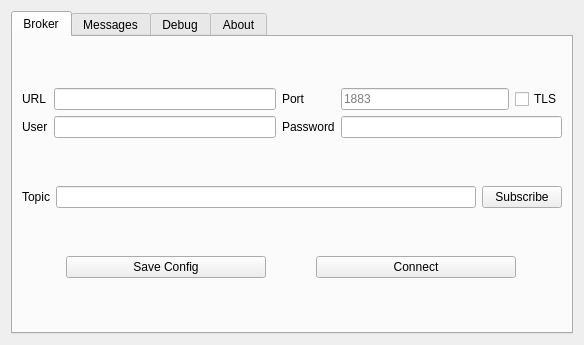
<?xml version="1.0" encoding="UTF-8"?>
<ui version="4.0">
 <class>Form</class>
 <widget class="QWidget" name="Form">
  <property name="geometry">
   <rect>
    <x>0</x>
    <y>0</y>
    <width>578</width>
    <height>345</height>
   </rect>
  </property>
  <property name="windowTitle">
   <string>MXTT</string>
  </property>
  <layout class="QVBoxLayout" name="verticalLayout">
   <item>
    <widget class="QTabWidget" name="tab_broker">
     <property name="currentIndex">
      <number>0</number>
     </property>
     <widget class="QWidget" name="tab_2">
      <attribute name="title">
       <string>Broker</string>
      </attribute>
      <layout class="QVBoxLayout" name="verticalLayout_2">
       <item>
        <layout class="QGridLayout" name="gridLayout">
         <item row="0" column="3">
          <layout class="QHBoxLayout" name="horizontalLayout_3">
           <item>
            <widget class="QLineEdit" name="input_port">
             <property name="maximumSize">
              <size>
               <width>16777215</width>
               <height>16777215</height>
              </size>
             </property>
             <property name="maxLength">
              <number>50</number>
             </property>
             <property name="placeholderText">
              <string>1883</string>
             </property>
            </widget>
           </item>
           <item>
            <widget class="QCheckBox" name="check_tls">
             <property name="maximumSize">
              <size>
               <width>16777215</width>
               <height>16777215</height>
              </size>
             </property>
             <property name="text">
              <string>TLS</string>
             </property>
            </widget>
           </item>
          </layout>
         </item>
         <item row="1" column="0">
          <widget class="QLabel" name="label_3">
           <property name="text">
            <string>User</string>
           </property>
          </widget>
         </item>
         <item row="0" column="0">
          <widget class="QLabel" name="label">
           <property name="text">
            <string>URL</string>
           </property>
          </widget>
         </item>
         <item row="1" column="3">
          <widget class="QLineEdit" name="input_password">
           <property name="maxLength">
            <number>50</number>
           </property>
           <property name="frame">
            <bool>true</bool>
           </property>
           <property name="echoMode">
            <enum>QLineEdit::Password</enum>
           </property>
          </widget>
         </item>
         <item row="1" column="1">
          <widget class="QLineEdit" name="input_user">
           <property name="maxLength">
            <number>50</number>
           </property>
          </widget>
         </item>
         <item row="0" column="2">
          <widget class="QLabel" name="label_2">
           <property name="text">
            <string>Port</string>
           </property>
          </widget>
         </item>
         <item row="1" column="2">
          <widget class="QLabel" name="label_4">
           <property name="text">
            <string>Password</string>
           </property>
          </widget>
         </item>
         <item row="0" column="1">
          <widget class="QLineEdit" name="input_url">
           <property name="maxLength">
            <number>100</number>
           </property>
           <property name="clearButtonEnabled">
            <bool>false</bool>
           </property>
          </widget>
         </item>
        </layout>
       </item>
       <item>
        <layout class="QHBoxLayout" name="horizontalLayout_4">
         <item>
          <widget class="QLabel" name="label_5">
           <property name="text">
            <string>Topic</string>
           </property>
          </widget>
         </item>
         <item>
          <widget class="QLineEdit" name="input_topic_1"/>
         </item>
         <item>
          <widget class="QPushButton" name="pb_subscribe">
           <property name="text">
            <string>Subscribe</string>
           </property>
          </widget>
         </item>
        </layout>
       </item>
       <item>
        <layout class="QHBoxLayout" name="horizontalLayout">
         <item>
          <widget class="QPushButton" name="pb_config_save">
           <property name="maximumSize">
            <size>
             <width>200</width>
             <height>16777215</height>
            </size>
           </property>
           <property name="text">
            <string>Save Config</string>
           </property>
          </widget>
         </item>
         <item>
          <widget class="QPushButton" name="pb_connect">
           <property name="maximumSize">
            <size>
             <width>200</width>
             <height>16777215</height>
            </size>
           </property>
           <property name="text">
            <string>Connect</string>
           </property>
          </widget>
         </item>
        </layout>
       </item>
      </layout>
     </widget>
     <widget class="QWidget" name="tab_messages">
      <property name="minimumSize">
       <size>
        <width>558</width>
        <height>0</height>
       </size>
      </property>
      <attribute name="title">
       <string>Messages</string>
      </attribute>
      <layout class="QVBoxLayout" name="verticalLayout_3">
       <item>
        <widget class="QListWidget" name="listView_msg"/>
       </item>
       <item>
        <layout class="QHBoxLayout" name="horizontalLayout_2">
         <item>
          <widget class="QLineEdit" name="input_send_msg">
           <property name="placeholderText">
            <string>topic : value</string>
           </property>
          </widget>
         </item>
         <item>
          <widget class="QPushButton" name="pb_send">
           <property name="text">
            <string>Send</string>
           </property>
          </widget>
         </item>
        </layout>
       </item>
      </layout>
     </widget>
     <widget class="QWidget" name="tab_debug">
      <attribute name="title">
       <string>Debug</string>
      </attribute>
      <layout class="QVBoxLayout" name="verticalLayout_5">
       <item>
        <widget class="QPlainTextEdit" name="pte_debug">
         <property name="readOnly">
          <bool>true</bool>
         </property>
        </widget>
       </item>
       <item>
        <widget class="QCheckBox" name="check_log_to_file">
         <property name="text">
          <string>Log to File</string>
         </property>
        </widget>
       </item>
      </layout>
     </widget>
     <widget class="QWidget" name="tab_about">
      <attribute name="title">
       <string>About</string>
      </attribute>
      <layout class="QVBoxLayout" name="verticalLayout_4">
       <item>
        <widget class="QLabel" name="label_7">
         <property name="text">
          <string>&lt;html&gt;&lt;head/&gt;&lt;body&gt;&lt;p&gt;&lt;span style=&quot; font-size:11pt; font-weight:600;&quot;&gt;MXTT MQTT Explorer&lt;/span&gt;&lt;/p&gt;&lt;p&gt;Aplicación de escritorio para monitoreo y control de sistemas IoT mediante MQTT, desarrollada en Python con &lt;span style=&quot; font-style:italic;&quot;&gt;PySide6 / Qt6&lt;/span&gt;.&lt;/p&gt;&lt;p&gt;MXTT es una herramienta educativa y de prototipado rápido que permite: conectar dispositivos IoT vía MQTT, visualizar datos en tiempo real, controlar actuadores mediante una interfaz gráfica moderna.&lt;/p&gt;&lt;p&gt;&lt;span style=&quot; text-decoration: underline;&quot;&gt;Licencia&lt;/span&gt;&lt;/p&gt;&lt;p&gt;Proyecto desarrollado bajo licencia MIT. Compatible con PySide6 (LGPL), libre para proyectos comerciales o educativos.&lt;/p&gt;&lt;p align=&quot;center&quot;&gt;&lt;a href=&quot;https://github.com/lmtreser/mxtt&quot;&gt;&lt;span style=&quot; font-weight:600; text-decoration: underline; color:#1d99f3;&quot;&gt;Proyecto en GitHub&lt;/span&gt;&lt;/a&gt;&lt;/p&gt;&lt;/body&gt;&lt;/html&gt;</string>
         </property>
         <property name="textFormat">
          <enum>Qt::MarkdownText</enum>
         </property>
         <property name="wordWrap">
          <bool>true</bool>
         </property>
         <property name="openExternalLinks">
          <bool>true</bool>
         </property>
        </widget>
       </item>
      </layout>
     </widget>
    </widget>
   </item>
  </layout>
 </widget>
 <tabstops>
  <tabstop>input_url</tabstop>
  <tabstop>input_port</tabstop>
  <tabstop>check_tls</tabstop>
  <tabstop>input_user</tabstop>
  <tabstop>input_password</tabstop>
  <tabstop>input_topic_1</tabstop>
  <tabstop>pb_subscribe</tabstop>
  <tabstop>pb_config_save</tabstop>
  <tabstop>pb_connect</tabstop>
  <tabstop>input_send_msg</tabstop>
  <tabstop>pb_send</tabstop>
  <tabstop>listView_msg</tabstop>
 </tabstops>
 <resources>
  <include location="../../../../../../Code/Python/mxtt/ui/resources/icons_rc.qrc"/>
 </resources>
 <connections/>
</ui>
